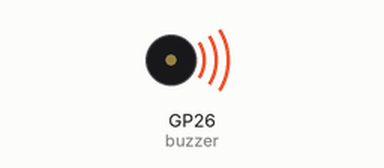
Recording of a program running on a simulated Raspberry Pi Pico running MicroPython. Parts: buzzer (waves = sounding). What the program prints to the serial console is not drawn.

Above: at 0.1 s.
At 4.6 s:
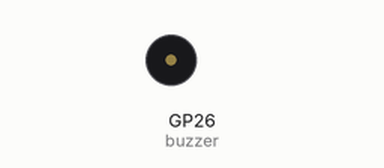
Timing chart, 0 to 6.1 s (numbered marks = the images above):
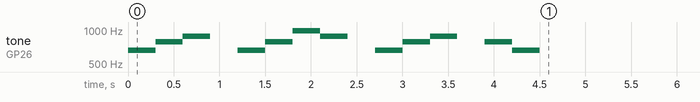

Measured:
- by itself, tone on GP26 (buzzer): plays 659 Hz for 0.30 s, 784 Hz for 0.30 s, 880 Hz for 0.30 s, 659 Hz for 0.30 s, 784 Hz for 0.30 s, 988 Hz for 0.30 s … (12 notes in this stretch)

The program:

buzzer.py
```python
#CAB 9.14.23 buzzer.py
#use buzzer to play music on Lily∞Bot
#buzzer on pin 27
#sonar on pins 2 and
#https://www.noiresteminist.com/shop

#import MicroPico MicroPython libraries
from machine import Pin, PWM
from utime import sleep

#define inputs and outputs
buzzerPin = 26                  #buzzer on Pin 26
buzzer = PWM(Pin(buzzerPin))    #buzzer on PWM as output
buzzer.freq(500)                #PWM frequency is 500 Hz
delay = 500                     #define delay variable
#define song
song = ["E5","G5","A5","P","E5","G5","B5","A5","P","E5","G5","A5","P","G5","E5"]
#define frequencies for given notes
tones = {
    "C5": 523,
    "CS5": 554,
    "D5": 587,
    "DS5": 622,
    "E5": 659,
    "F5": 698,
    "FS5": 740,
    "G5": 784,
    "GS5": 831,
    "A5": 880,
    "AS5": 932,
    "B5": 988,
}

################# function definitions
#define play tone function
def playtone(frequency):
    buzzer.duty_u16(1000)
    buzzer.freq(frequency)
#define be quiet function
def bequiet():
    buzzer.duty_u16(0)
#define play song function
def playsong(mysong):
    for i in range(len(mysong)):
        if (mysong[i] == "P"):
            bequiet()
        else:
            playtone(tones[mysong[i]])
        sleep(0.3)
    bequiet()

#display starting message
print("Buzzer on Lily...")
#run indefinitely
while True:
    playsong(song)      #play song
    while True:         #only play song once then enter infinite loop
        bequiet()
```
